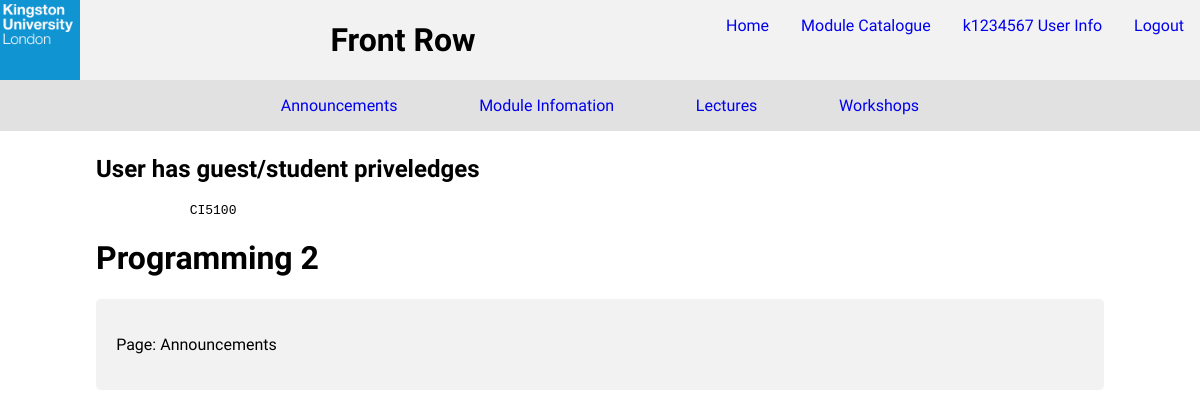
/module.php?moduleID=CI5100 (signed in), run on the app's committed database.
### tables this page shows
CREATE TABLE `modulePage` (
  `pageID` int(7) NOT NULL,
  `moduleID` varchar(8) NOT NULL,
  `pageName` text NOT NULL
);

CREATE TABLE `module` (
  `moduleID` varchar(8) NOT NULL,
  `moduleName` text NOT NULL,
  `moduleDescription` text NOT NULL
);

### module.php (the view, shortened to what this page needs)
<?php
require_once '_includes/pdoConnect.php';
if(isset($_GET['moduleID'])) {
    $sql = 'SELECT COUNT(*) FROM module WHERE moduleID = :moduleID';
    $stmt = $db->prepare($sql);
    $stmt->bindParam(':moduleID', $_GET['moduleID']);
    $stmt->execute();
    if ($stmt->fetchColumn() == 0) {
        header('Location: home.php');
    } else {
        $sql = 'SELECT moduleName FROM module WHERE moduleID = :moduleID';
        $stmt = $db->prepare($sql);
        $stmt->bindParam(':moduleID', $_GET['moduleID']);
        $stmt->execute();
        $moduleName = $stmt->fetch(PDO::FETCH_ASSOC);
        $sql = 'SELECT pageName FROM modulePage WHERE moduleID = :moduleID';
        $stmt = $db->prepare($sql);
        $stmt->bindParam(':moduleID', $_GET['moduleID']);
        $stmt->execute();
        $rows = $stmt->fetchAll();
        $sql = 'SELECT permission FROM userModule WHERE kNumber = :kNumber AND moduleID = :moduleID';
        $stmt = $db->prepare($sql);
        $stmt->bindParam(':moduleID', $_GET['moduleID']);
        $stmt->bindParam(':kNumber', $_SESSION['username']);
        $stmt->execute();
        if($stmt->fetchColumn() == 1){
            $priv = true;
        } else {
            $priv = false;
        }
    }
} else {
    header('Location: home.php');
}
?>
<!DOCTYPE html>
<html lang="en">
    <head>
        <link rel="stylesheet" href="_css/main.css">
    </head>
    <body>
        <header>
            <img src="_img/kulogo.png" alt="Kingston University">
            <h1>Front Row</h1>
            <nav>
                <a href="home.php">Home</a>
                <a href="moduleCatalogue.php">Module Catalogue</a>
                <a href="#"><?= htmlentities($_SESSION['username']); ?> User Info</a>
                <a href="logout.php">Logout</a>
            </nav>
        </header>
        <nav>
            <?php
            foreach ($rows as $r) {
                    echo '<a href="#'. $r['pageName'] .'">'. $r['pageName'] .'</a>';
            }
            ?>
        </nav>
        <main>
            <?php
                if($priv){
                    echo '<h2>User has lecturer/edit priveledges</h2>';
                    $max = 50 * 1024 * 1024;
                    $message = '';
                    if (isset($_POST['upload'])) {
                        $destination = '_uploads/';
                        if ($_FILES['filename']['error'] == 0) {
                            $result = move_uploaded_file($_FILES['filename']['tmp_name'], $destination . $_FILES['filename']['name']);
                            if ($result) {
                                $message = $_FILES['filename']['name'] . ' was uploaded successfully.';
                            } else {
                                $message = 'Sorry, there was a problem uploading ' .$_FILES['filename']['name'];
                            }
                        } else {
                            switch ($_FILES['filename']['error']) {
                                case 2:
                                    $message = $_FILES['filename']['name'] . ' is too big to upload.';
                                    break;
                                case 4:
                                    $message = 'No file selected.';
                                    break;
                                default:
                                    $message = 'Sorry, there was a problem uploading ' .$_FILES['filename']['name'];
                                    break;
                            }
                        }
                    }
            ?>
            <h1>Uploading Files</h1>
            <?php
            if ($message) {
                echo "<p>$message</p>";
            }
            ?>
            <form action="" method="post" enctype="multipart/form-data">
                <p>
                    <input type="hidden" name="MAX_FILE_SIZE" value="<?php echo $max;?>">
                    <label for="filename">Select File:</label>
                    <input type="file" name="filename" id="filename">
                </p>
                <p>
                    <input type="submit" name="upload" value="Upload File">
                </p>
            </form>
            <?php
                } else {
                    echo '<h2>User has guest/student priveledges</h2>';
                }
            ?>
            <pre>
            <?php
                echo $_GET['moduleID'];
            ?>
            </pre>
            <h1>
                <?=$moduleName['moduleName']?>
            </h1>
            <?php
            foreach ($rows as $r) {
                    echo '<article id="'. $r['pageName'] .'"><p>Page: '. $r['pageName'] .'</p></article>';
                }
            ?>
        </main>
    </body>
</html>

### _css/main.css (style rules this page uses)
* { box-sizing:border-box; }
html, body { height: 100%; width: 100%; margin: 0; font-family: 'Abel', Helvetica, sans-serif; }
header { display: flex; height: 10%; background: #f2f2f2; justify-content: space-between; align-items: center; }
header img { height: 100%; margin-right: 1em; }
header nav { display: flex; justify-content: flex-end; align-self: flex-start; }
header nav a, body > nav a { padding: 1em; text-decoration: none; }
body > nav { background: #e1e1e1; padding-left: 20%; padding-right: 20%; display: flex; justify-content: space-around; align-self: flex-start; }
article { border-radius: 5px; background: #f2f2f2; padding: 2%; margin-top: 2%; }
main { margin: 2% 8%; }
a { text-decoration: none; }

### data on the page
modulepage: pageName "Announcements"
modulepage: pageName "Module Infomation"
modulepage: pageName "Lectures"
modulepage: pageName "Workshops"
module: moduleName "Programming 2"

### other printed values
$_SESSION['username'] "k1234567"
$_GET['moduleID'] "CI5100"
